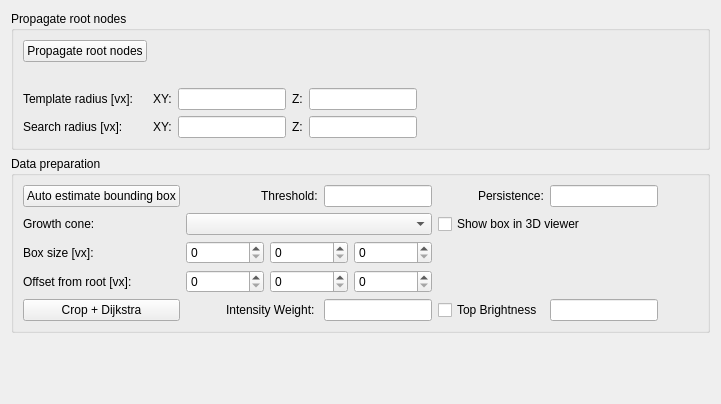
     <widget class="QWidget" name="propRootTab">
      <attribute name="title">
       <string>Growth Cone Tracking and Preprocessing</string>
      </attribute>
      <layout class="QVBoxLayout" name="verticalLayout">
       <item>
        <widget class="QGroupBox" name="propRootGroupBox">
         <property name="title">
          <string>Propagate root nodes</string>
         </property>
         <layout class="QGridLayout" name="gridLayout">
          <item row="0" column="0">
           <widget class="QPushButton" name="rootButton">
            <property name="text">
             <string>Propagate root nodes</string>
            </property>
           </widget>
          </item>
          <item row="1" column="0">
           <widget class="QLabel" name="label_14">
            <property name="text">
             <string/>
            </property>
           </widget>
          </item>
          <item row="2" column="0">
           <widget class="QLabel" name="label_8">
            <property name="text">
             <string>Template radius [vx]:</string>
            </property>
           </widget>
          </item>
          <item row="2" column="1">
           <layout class="QHBoxLayout" name="horizontalLayout_14">
            <item>
             <widget class="QLabel" name="label_16">
              <property name="text">
               <string>XY:</string>
              </property>
             </widget>
            </item>
            <item>
             <widget class="QLineEdit" name="rootTemplateRadiusXYLineEdit">
              <property name="sizePolicy">
               <sizepolicy hsizetype="Minimum" vsizetype="Fixed">
                <horstretch>0</horstretch>
                <verstretch>0</verstretch>
               </sizepolicy>
              </property>
             </widget>
            </item>
           </layout>
          </item>
          <item row="2" column="2">
           <layout class="QHBoxLayout" name="horizontalLayout_16">
            <item>
             <widget class="QLabel" name="label_18">
              <property name="text">
               <string>Z:</string>
              </property>
             </widget>
            </item>
            <item>
             <widget class="QLineEdit" name="rootTemplateRadiusZLineEdit">
              <property name="sizePolicy">
               <sizepolicy hsizetype="Minimum" vsizetype="Fixed">
                <horstretch>0</horstretch>
                <verstretch>0</verstretch>
               </sizepolicy>
              </property>
             </widget>
            </item>
           </layout>
          </item>
          <item row="2" column="3">
           <spacer name="horizontalSpacer_11">
            <property name="orientation">
             <enum>Qt::Horizontal</enum>
            </property>
            <property name="sizeHint" stdset="0">
             <size>
              <width>40</width>
              <height>20</height>
             </size>
            </property>
           </spacer>
          </item>
          <item row="3" column="0">
           <widget class="QLabel" name="label_9">
            <property name="text">
             <string>Search radius [vx]:</string>
            </property>
           </widget>
          </item>
          <item row="3" column="1">
           <layout class="QHBoxLayout" name="horizontalLayout_13">
            <item>
             <widget class="QLabel" name="label_17">
              <property name="text">
               <string>XY:</string>
              </property>
             </widget>
            </item>
            <item>
             <widget class="QLineEdit" name="rootSearchRadiusXYLineEdit">
              <property name="sizePolicy">
               <sizepolicy hsizetype="Minimum" vsizetype="Fixed">
                <horstretch>0</horstretch>
                <verstretch>0</verstretch>
               </sizepolicy>
              </property>
             </widget>
            </item>
           </layout>
          </item>
          <item row="3" column="2">
           <layout class="QHBoxLayout" name="horizontalLayout_17">
            <item>
             <widget class="QLabel" name="label_19">
              <property name="text">
               <string>Z:</string>
              </property>
             </widget>
            </item>
            <item>
             <widget class="QLineEdit" name="rootSearchRadiusZLineEdit">
              <property name="sizePolicy">
               <sizepolicy hsizetype="Minimum" vsizetype="Fixed">
                <horstretch>0</horstretch>
                <verstretch>0</verstretch>
               </sizepolicy>
              </property>
             </widget>
            </item>
           </layout>
          </item>
         </layout>
        </widget>
       </item>
       <item>
        <widget class="QGroupBox" name="boundingBoxGroupBox">
         <property name="toolTip">
          <string/>
         </property>
         <property name="title">
          <string>Data preparation</string>
         </property>
         <layout class="QGridLayout" name="gridLayout_4">
          <item row="5" column="3">
           <spacer name="horizontalSpacer_9">
            <property name="orientation">
             <enum>Qt::Horizontal</enum>
            </property>
            <property name="sizeHint" stdset="0">
             <size>
              <width>40</width>
              <height>20</height>
             </size>
            </property>
           </spacer>
          </item>
          <item row="3" column="1">
           <layout class="QHBoxLayout" name="horizontalLayout_6">
            <item>
             <widget class="QSpinBox" name="boxSizeXSpinBox"/>
            </item>
            <item>
             <widget class="QSpinBox" name="boxSizeYSpinBox"/>
            </item>
            <item>
             <widget class="QSpinBox" name="boxSizeZSpinBox"/>
            </item>
           </layout>
          </item>
          <item row="3" column="0">
           <widget class="QLabel" name="label_6">
            <property name="text">
             <string>Box size [vx]:</string>
            </property>
           </widget>
          </item>
          <item row="5" column="2">
           <layout class="QHBoxLayout" name="horizontalLayout_12">
            <item>
             <widget class="QCheckBox" name="brightnessCheckBox">
              <property name="text">
               <string>Top Brightness</string>
              </property>
             </widget>
            </item>
            <item>
             <widget class="QLineEdit" name="topBrightnessLineEdit">
              <property name="sizePolicy">
               <sizepolicy hsizetype="Minimum" vsizetype="Fixed">
                <horstretch>0</horstretch>
                <verstretch>0</verstretch>
               </sizepolicy>
              </property>
             </widget>
            </item>
           </layout>
          </item>
          <item row="4" column="0">
           <widget class="QLabel" name="label_7">
            <property name="text">
             <string>Offset from root [vx]:</string>
            </property>
           </widget>
          </item>
          <item row="1" column="2">
           <layout class="QHBoxLayout" name="horizontalLayout_11">
            <item>
             <spacer name="horizontalSpacer_20">
              <property name="orientation">
               <enum>Qt::Horizontal</enum>
              </property>
              <property name="sizeHint" stdset="0">
               <size>
                <width>40</width>
                <height>20</height>
               </size>
              </property>
             </spacer>
            </item>
            <item>
             <widget class="QLabel" name="label_15">
              <property name="text">
               <string>Persistence:</string>
              </property>
             </widget>
            </item>
            <item>
             <widget class="QLineEdit" name="persistenceLineEdit">
              <property name="sizePolicy">
               <sizepolicy hsizetype="Minimum" vsizetype="Fixed">
                <horstretch>0</horstretch>
                <verstretch>0</verstretch>
               </sizepolicy>
              </property>
             </widget>
            </item>
           </layout>
          </item>
          <item row="2" column="0">
           <widget class="QLabel" name="label_5">
            <property name="text">
             <string>Growth cone:</string>
            </property>
           </widget>
          </item>
          <item row="2" column="1">
           <widget class="QComboBox" name="growthConeComboBox"/>
          </item>
          <item row="1" column="0">
           <widget class="QPushButton" name="autoEstimateButton">
            <property name="text">
             <string>Auto estimate bounding box</string>
            </property>
           </widget>
          </item>
          <item row="4" column="1">
           <layout class="QHBoxLayout" name="horizontalLayout_5">
            <item>
             <widget class="QSpinBox" name="offsetXSpinBox"/>
            </item>
            <item>
             <widget class="QSpinBox" name="offsetYSpinBox"/>
            </item>
            <item>
             <widget class="QSpinBox" name="offsetZSpinBox"/>
            </item>
           </layout>
          </item>
          <item row="5" column="0">
           <widget class="QPushButton" name="cropAndDijkstraButton">
            <property name="text">
             <string>Crop + Dijkstra</string>
            </property>
           </widget>
          </item>
          <item row="1" column="1">
           <layout class="QHBoxLayout" name="horizontalLayout_9">
            <item>
             <spacer name="horizontalSpacer_19">
              <property name="orientation">
               <enum>Qt::Horizontal</enum>
              </property>
              <property name="sizeHint" stdset="0">
               <size>
                <width>40</width>
                <height>20</height>
               </size>
              </property>
             </spacer>
            </item>
            <item>
             <widget class="QLabel" name="label_13">
              <property name="text">
               <string>Threshold:</string>
              </property>
             </widget>
            </item>
            <item>
             <widget class="QLineEdit" name="threshLineEdit">
              <property name="sizePolicy">
               <sizepolicy hsizetype="Minimum" vsizetype="Fixed">
                <horstretch>0</horstretch>
                <verstretch>0</verstretch>
               </sizepolicy>
              </property>
             </widget>
            </item>
           </layout>
          </item>
          <item row="5" column="1">
           <layout class="QHBoxLayout" name="horizontalLayout_10">
            <item>
             <spacer name="horizontalSpacer_21">
              <property name="orientation">
               <enum>Qt::Horizontal</enum>
              </property>
              <property name="sizeHint" stdset="0">
               <size>
                <width>40</width>
                <height>20</height>
               </size>
              </property>
             </spacer>
            </item>
            <item>
             <widget class="QLabel" name="label_20">
              <property name="text">
               <string>Intensity Weight: </string>
              </property>
             </widget>
            </item>
            <item>
             <widget class="QLineEdit" name="intensityLineEdit">
              <property name="sizePolicy">
               <sizepolicy hsizetype="Minimum" vsizetype="Fixed">
                <horstretch>0</horstretch>
                <verstretch>0</verstretch>
               </sizepolicy>
              </property>
             </widget>
            </item>
           </layout>
          </item>
          <item row="2" column="2">
           <widget class="QCheckBox" name="showBBoxCheckBox">
            <property name="text">
             <string>Show box in 3D viewer</string>
            </property>
           </widget>
          </item>
         </layout>
        </widget>
       </item>
       <item>
        <spacer name="horizontalSpacer_16">
         <property name="orientation">
          <enum>Qt::Horizontal</enum>
         </property>
         <property name="sizeHint" stdset="0">
          <size>
           <width>40</width>
           <height>20</height>
          </size>
         </property>
        </spacer>
       </item>
       <item>
        <spacer name="verticalSpacer_2">
         <property name="orientation">
          <enum>Qt::Vertical</enum>
         </property>
         <property name="sizeHint" stdset="0">
          <size>
           <width>20</width>
           <height>40</height>
          </size>
         </property>
        </spacer>
       </item>
      </layout>
     </widget>
